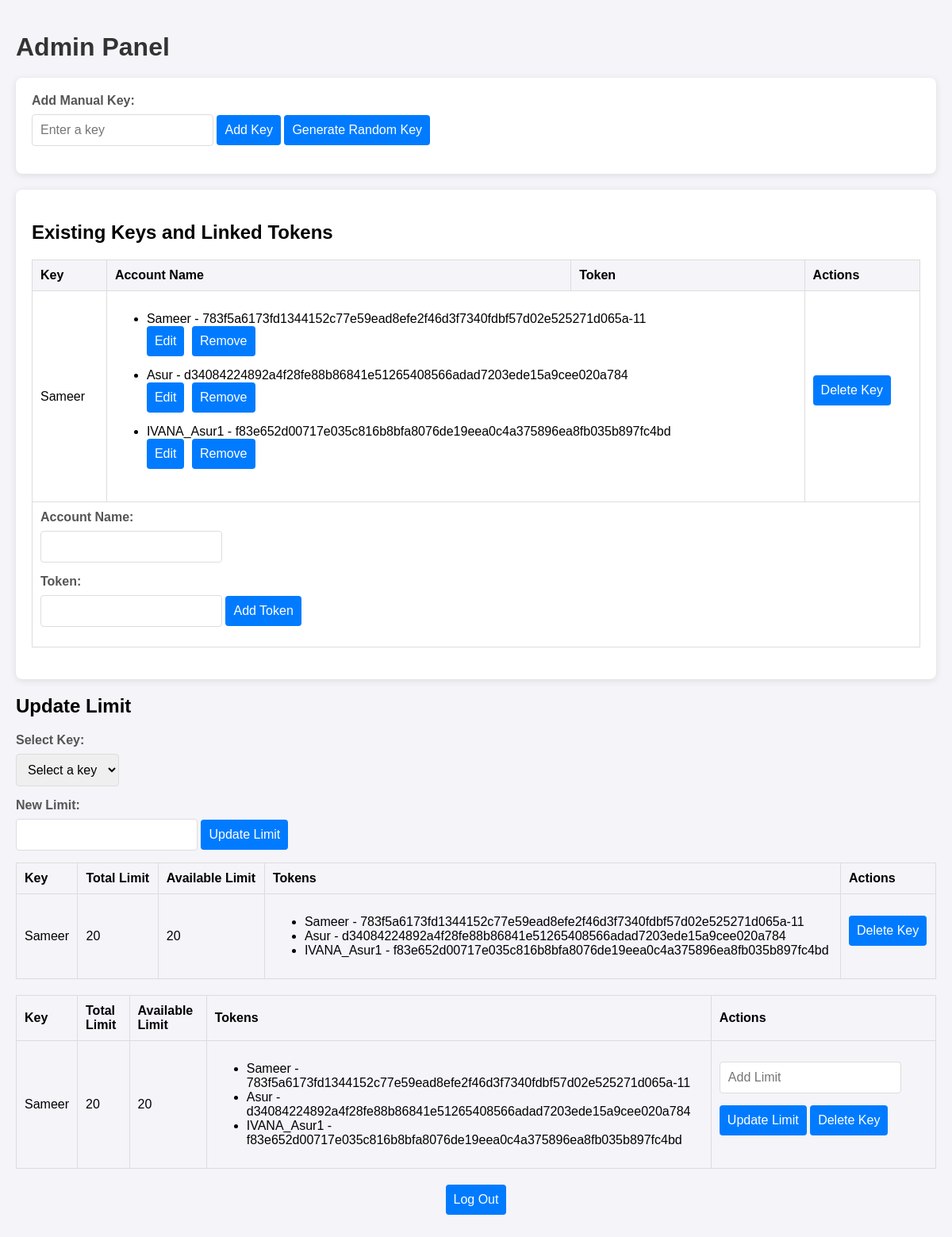
/admin (signed in), run on the app's committed database.
### tables this page shows
CREATE TABLE keys (
    id INTEGER PRIMARY KEY AUTOINCREMENT,
    user_key TEXT UNIQUE NOT NULL,
    total_limit INTEGER DEFAULT 0,
    available_limit INTEGER DEFAULT 0
);

CREATE TABLE tokens (
    id INTEGER PRIMARY KEY AUTOINCREMENT,
    key_id INTEGER,
    account_name TEXT NOT NULL,
    token TEXT NOT NULL,
    FOREIGN KEY (key_id) REFERENCES keys (id)
);

### app.py (the view, shortened to what this page needs)
@app.route("/admin", methods=["GET", "POST"])
def admin_panel():
    if not session.get('admin_logged_in'):
        flash("Please log in as admin.")
        return redirect(url_for("admin_login"))
    keys = load_keys()
    key_token_pairs = []
    for key, key_data in keys.items():
        if "total_limit" not in key_data:
            key_data["total_limit"] = 0
        if "available_limit" not in key_data:
            key_data["available_limit"] = 0
        tokens = key_data.get("tokens", [])
        total_limit = key_data["total_limit"]
        available_limit = key_data["available_limit"]
        key_token_pairs.append({
            "key": key,
            "tokens": tokens,
            "total_limit": total_limit,
            "available_limit": available_limit
        })
    return render_template("admin_panel.html", key_token_pairs=key_token_pairs)

### app.py (called while the page is built)
def load_keys():
    db = get_db()
    keys = db.execute('SELECT * FROM keys').fetchall()
    key_data = {}
    for key in keys:
        tokens = db.execute('SELECT * FROM tokens WHERE key_id = ?', (key['id'],)).fetchall()
        key_data[key['user_key']] = {
            "total_limit": key['total_limit'],
            "available_limit": key['available_limit'],
            "tokens": [dict(token) for token in tokens]
        }
    return key_data

### database.py (called while the page is built)
def get_db():
    if 'db' not in g:
        g.db = sqlite3.connect(DATABASE)
        g.db.row_factory = sqlite3.Row
    return g.db

### templates/admin_panel.html (shortened to what this page needs)
<!DOCTYPE html>
<html lang="en">
  <head>
  </head>
  <body>
    <div class="container">
      <h1>Admin Panel</h1>
      <div class="form-container">
        <form action="{{ url_for('admin_panel') }}" method="post">
          <label for="user_key">Add Manual Key:</label>
          <input
            type="text"
            id="user_key"
            name="user_key"
            placeholder="Enter a key"
          />
          <button type="submit" name="add_key">Add Key</button>
          <button type="submit" name="generate_key">Generate Random Key</button>
        </form>
      </div>
      <div class="keys-list">
        <h2>Existing Keys and Linked Tokens</h2>
        <table>
          <thead>
            <tr>
              <th>Key</th>
              <th>Account Name</th>
              <th>Token</th>
              <th>Actions</th>
            </tr>
          </thead>
          <tbody>
            {% for pair in key_token_pairs %}
            <tr>
              <td>{{ pair.key }}</td>
              <td colspan="2">
                {% if pair.tokens %}
                <ul>
                  {% for token in pair.tokens %}
                  <li>
                    {{ token.account_name }} - {{ token.token }}
                    <div class="token-actions">
                      <form
                        action="{{ url_for('admin_edit_token', key=pair.key, token_index=loop.index0) }}"
                        method="get"
                        style="display: inline"
                      >
                        <button type="submit">Edit</button>
                      </form>
                      <form
                        action="{{ url_for('admin_remove_token', key=pair.key, token_index=loop.index0) }}"
                        method="post"
                        style="display: inline"
                      >
                        <button type="submit">Remove</button>
                      </form>
                    </div>
                  </li>
                  {% endfor %}
                </ul>
                {% else %} No tokens added. {% endif %}
              </td>
              <td>
                <form
                  action="{{ url_for('admin_delete_key', key=pair.key) }}"
                  method="post"
                  style="display: inline"
                >
                  <button type="submit">Delete Key</button>
                </form>
              </td>
            </tr>
            <tr>
              <td colspan="4">
                <form
                  action="{{ url_for('admin_add_token', key=pair.key) }}"
                  method="post"
                >
                  <label for="account_name">Account Name:</label>
                  <input
                    type="text"
                    id="account_name"
                    name="account_name"
                    required
                  />
                  <label for="token">Token:</label>
                  <input type="text" id="token" name="token" required />
                  <button type="submit">Add Token</button>
                </form>
              </td>
            </tr>
            {% endfor %}
          </tbody>
        </table>
      </div>
      <h2>Update Limit</h2>
      <form action="{{ url_for('admin_panel') }}" method="post">
        <label for="key_to_update">Select Key:</label>
        <select id="key_to_update" name="key_to_update" required>
          <option value="" disabled selected>Select a key</option>
        </select>
        <label for="new_limit">New Limit:</label>
        <input type="number" id="new_limit" name="new_limit" required />
        <button type="submit" name="update_limit">Update Limit</button>
      </form>
      <table>
        <thead>
          <tr>
            <th>Key</th>
            <th>Total Limit</th>
            <th>Available Limit</th>
            <th>Tokens</th>
            <th>Actions</th>
          </tr>
        </thead>
        <tbody>
          {% for pair in key_token_pairs %}
          <tr>
            <td>{{ pair.key }}</td>
            <td>{{ pair.total_limit }}</td>
            <td>{{ pair.available_limit }}</td>
            <td>
              {% if pair.tokens %}
              <ul>
                {% for token in pair.tokens %}
                <li>{{ token.account_name }} - {{ token.token }}</li>
                {% endfor %}
              </ul>
              {% else %} No tokens added. {% endif %}
            </td>
            <td>
              <form
                action="{{ url_for('admin_panel') }}"
                method="post"
                style="display: inline"
              >
                <button type="submit" name="delete_key">Delete Key</button>
              </form>
            </td>
          </tr>
          {% endfor %}
        </tbody>
      </table>
      <table>
        <thead>
          <tr>
            <th>Key</th>
            <th>Total Limit</th>
            <th>Available Limit</th>
            <th>Tokens</th>
            <th>Actions</th>
          </tr>
        </thead>
        <tbody>
          {% for pair in key_token_pairs %}
          <tr>
            <td>{{ pair.key }}</td>
            <td>{{ pair.total_limit }}</td>
            <td>{{ pair.available_limit }}</td>
            <td>
              {% if pair.tokens %}
              <ul>
                {% for token in pair.tokens %}
                <li>{{ token.account_name }} - {{ token.token }}</li>
                {% endfor %}
              </ul>
              {% else %} No tokens added. {% endif %}
            </td>
            <td>
              <form
                action="{{ url_for('admin_panel') }}"
                method="post"
                style="display: inline"
              >
                <input
                  type="number"
                  name="new_limit"
                  placeholder="Add Limit"
                  required
                />
                <button type="submit" name="update_limit">Update Limit</button>
              </form>
              <form
                action="{{ url_for('admin_panel') }}"
                method="post"
                style="display: inline"
              >
                <button type="submit" name="delete_key">Delete Key</button>
              </form>
            </td>
          </tr>
          {% endfor %}
        </tbody>
      </table>
      <div class="logout-button">
        <form action="{{ url_for('admin_logout') }}" method="post">
          <button type="submit">Log Out</button>
        </form>
      </div>
    </div>
  </body>
</html>

### templates/admin_panel.html (style rules this page uses)
body { font-family: Arial, sans-serif; background-color: #f4f4f9; margin: 0; padding: 20px; }
.container { max-width: 1200px; margin: 0 auto; }
h1 { color: #333; margin-bottom: 20px; }
.form-container { background: #fff; padding: 20px; border-radius: 8px; box-shadow: 0 2px 10px rgba(0, 0, 0, 0.1); margin-bottom: 20px; }
label { display: block; margin-bottom: 8px; font-weight: bold; color: #555; }
input, select, button { padding: 10px; margin-bottom: 15px; border: 1px solid #ddd; border-radius: 4px; font-size: 16px; }
button { background-color: #007bff; color: white; border: none; cursor: pointer; }
.keys-list { background: #fff; padding: 20px; border-radius: 8px; box-shadow: 0 2px 10px rgba(0, 0, 0, 0.1); }
table { width: 100%; border-collapse: collapse; margin-bottom: 20px; }
table, th, td { border: 1px solid #ddd; }
th, td { padding: 10px; text-align: left; }
th { background-color: #f4f4f9; }
.token-actions { white-space: nowrap; }
.token-actions button { margin-right: 5px; }
.logout-button { text-align: center; margin-top: 20px; }

### data on the page
keys: key "Sameer", total_limit "20", available_limit "20"
tokens: account_name "Sameer", token "783f5a6173fd1344152c77e59ead8efe2f46d3f7340fdbf57d02e525271d065a-11"
tokens: account_name "Asur", token "d34084224892a4f28fe88b86841e51265408566adad7203ede15a9cee020a784"
tokens: account_name "IVANA_Asur1", token "f83e652d00717e035c816b8bfa8076de19eea0c4a375896ea8fb035b897fc4bd"
